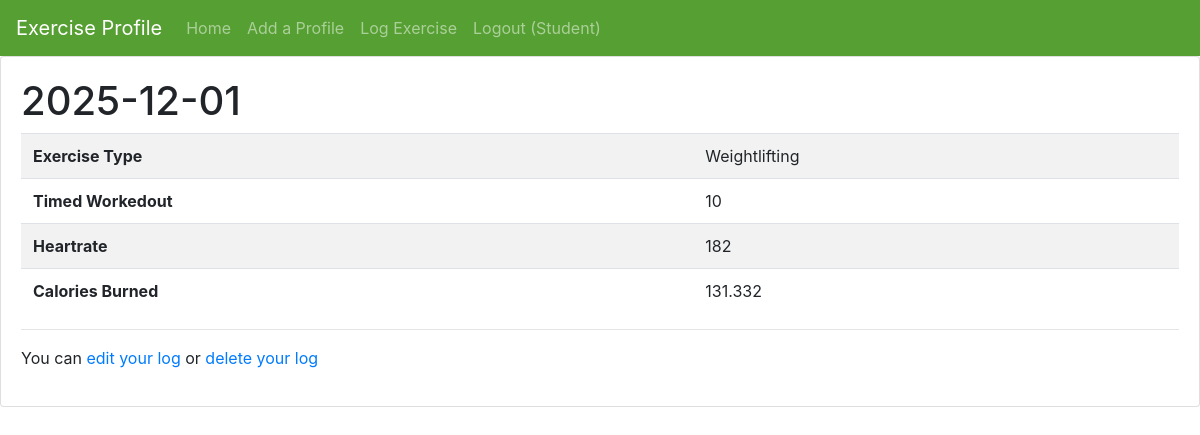
Page /exercises.php?id=7 (signed in) on the committed database.
### tables this page shows
CREATE TABLE `exercise_log` (
  `id` int NOT NULL AUTO_INCREMENT,
  `exercise_id` int NOT NULL,
  `date` date NOT NULL,
  `exercise_type` varchar(50) DEFAULT NULL,
  `time_in_minutes` int DEFAULT NULL,
  `heartrate` int DEFAULT NULL,
  `calories` float DEFAULT NULL,
  PRIMARY KEY (`id`),
  KEY `exercise_id` (`exercise_id`),
  CONSTRAINT `exercise_log_ibfk_1` FOREIGN KEY (`exercise_id`) REFERENCES `exercise_user` (`id`)
);

### exercises.php (the view, shortened to what this page needs)
<html>
    <head>
        <link rel="stylesheet"
            href="https://stackpath.bootstrapcdn.com/bootstrap/4.2.1/css/bootstrap.min.css"
>
    </head>
    <body>
        <?php
            require_once('navmenu.php');
        ?>
        <div class="card">
            <div class="card-body">
                <?php
                    if (isset($_GET['id'])):
                        require_once('dbconnection.php');
                        $id = $_GET['id'];
                        $dbc = mysqli_connect(DB_HOST, DB_USER, DB_PASSWORD, DB_NAME)
                            or trigger_error(
                            'Error connecting to MySQL server for ' . DB_NAME,
                            E_USER_ERROR);
                        $query = "SELECT * FROM exercise_log WHERE id = $id";
                        $result = mysqli_query($dbc, $query)
                                or trigger_error('Error querying database exercise_log',
                                E_USER_ERROR);
                        if (mysqli_num_rows($result) == 1):
                            $row = mysqli_fetch_assoc($result)
                ?>
               <h1><?= $row['date'] ?></h1>
                <table class="table table-striped">
                    <tbody>
                        <tr>
                        <th scope="row">Exercise Type</th>
                        <td><?= $row['exercise_type'] ?></td>
                    </tr>
                    <tr>
                        <th scope="row">Timed Workedout</th>
                        <td><?= $row['time_in_minutes'] ?></td>
                    </tr>
                    <tr>
                        <th scope="row">Heartrate</th>
                        <td><?= $row['heartrate'] ?></td>
                    </tr>
                    <tr>
                        <th scope="row">Calories Burned</th>
                        <td><?= $row['calories'] ?></td>
                    </tr>
                    </tbody>
                </table>
                <hr/>
                    <p>You can
                        <a href='editexercise.php?id_to_edit=<?= $row['id'] ?>'>edit your log</a>
                        or
                        <a href='removeexercise.php?id_to_delete=<?= $row['id'] ?>'>delete your log</a>
                    </p>
                <?php
                    else:
                ?>
                <h3>No log Details</h3>
                <?php
                    endif;
                    else:
                    ?>
                <h3>Nooooo log Details</h3>
                <?php
                    endif;
                ?>
            </div>
        </div>
    </body>
</html>

### rows in the picture
exercise_log: date "2025-12-01", exercise_type "Weightlifting", time_in_minutes "10", heartrate "182", calories "131.332"

### other values in the picture
P_INDEX_PAGE "Exercise Profile"
$_SESSION['user_name'] "Student"
